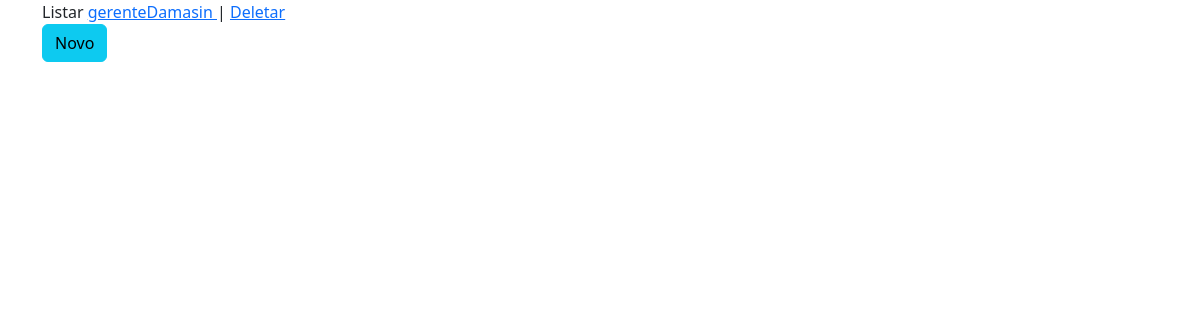
The page /funcionarios/ (signed in) on the database as committed earlier.
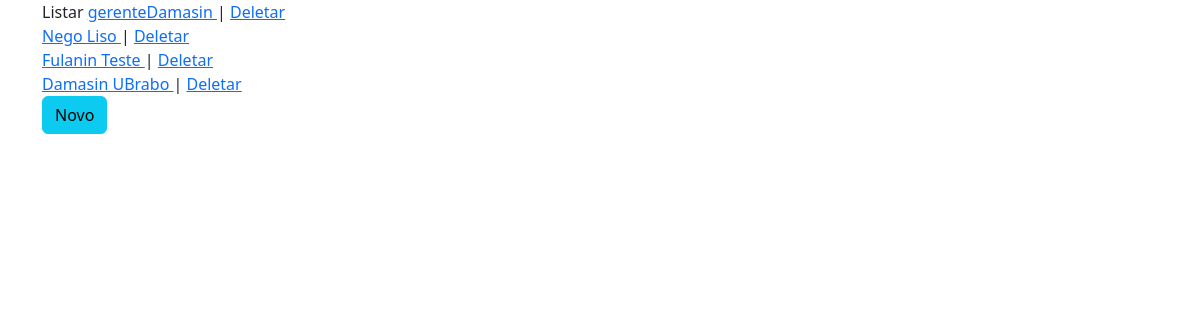
The same page on the database as committed later.
### apps/funcionarios/models.py (models this page shows, shortened)
class Funcionario(models.Model):
    nome = models.CharField(
        verbose_name="Nome",
        max_length=100,
    )
    user = models.OneToOneField(
        User,
        verbose_name='Usuário',
        on_delete=models.PROTECT
    )
    departamentos = models.ManyToManyField(
        Departamento,
        verbose_name='Departamentos'
    )
    empresa = models.ForeignKey(
        Empresa,
        verbose_name='Empresa',
        on_delete=models.PROTECT,
        null=True,
        blank=True,
    )
    def __str__(self):
        return self.nome

### apps/funcionarios/views.py (the view)
class FuncionariosList(ListView):
    model = Funcionario
    def get_queryset(self):
        empresa_logada = self.request.user.funcionario.empresa
        queryset = Funcionario.objects.filter(
            empresa=empresa_logada
        )
        return queryset

### apps/funcionarios/templates/funcionarios/funcionario_list.html
{% extends 'base.html' %}
{% block main %}
    Listar
    {% for funcionario in object_list %}
        <a href="{% url 'update_funcionario' funcionario.id %}">
            {{ funcionario }}
        </a>
        |
        <a href="{% url 'delete_funcionario' funcionario.id %}">
            Deletar
        </a><br>
    {% endfor %}
<a href="{% url 'create_funcionario' %}" class="btn btn-info"> Novo </a>
{% endblock %}

### templates/base.html (shortened to what this page needs)
{% load static %}
<!DOCTYPE html>
<html lang="pt-br">
<head>
    <link rel="stylesheet" href="{% static 'bootstrap/css/bootstrap.min.css' %}">
</head>
<body>
    <div class="container">
        {% block main %} {% endblock %}
    </div>
</body>
</html>

Rows that differ between the two databases and show on the page:
added Funcionario: nome "Nego Liso"
added Funcionario: nome "Fulanin Teste"
added Funcionario: nome "Damasin UBrabo"
